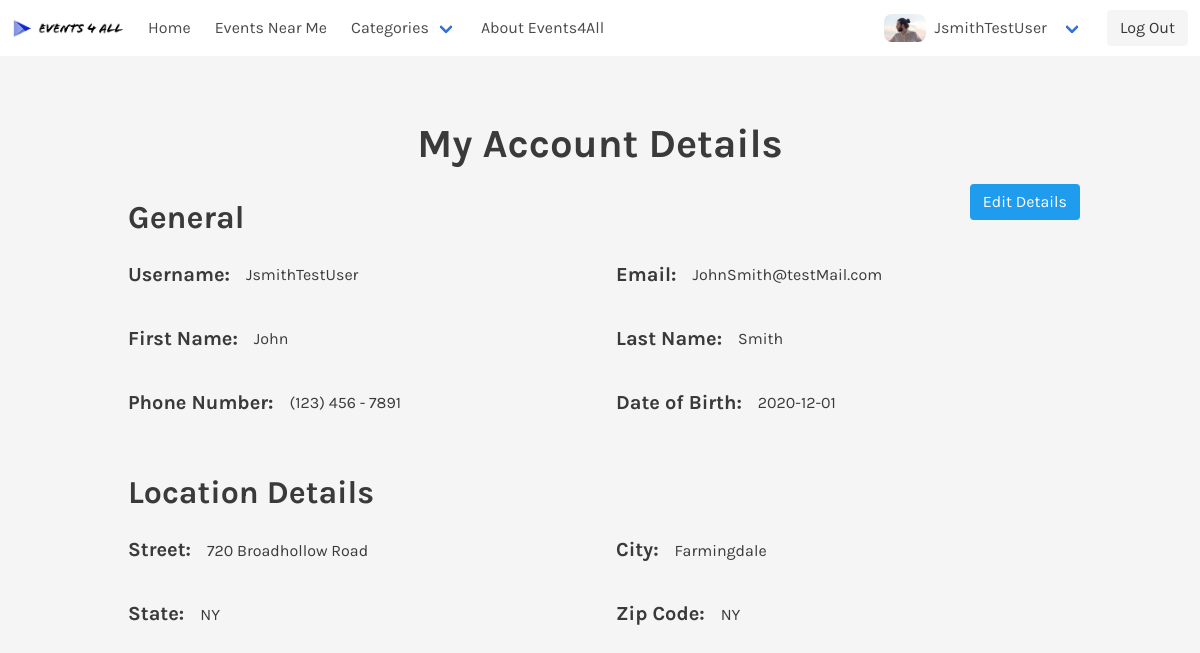
Screenshot of /myAccount.php (signed in) with the database file from the repository.
### tables this page shows
CREATE TABLE `UserProfile` (
  `profileID` int(11) NOT NULL,
  `userID` int(10) NOT NULL,
  `profileImg` varchar(255) DEFAULT NULL,
  `bio` text,
  `hobbies` text
);

CREATE TABLE `Users` (
  `userID` int(10) UNSIGNED NOT NULL,
  `email` varchar(255) NOT NULL,
  `userName` varchar(255) NOT NULL,
  `userPassword` varchar(255) NOT NULL,
  `firstName` varchar(50) DEFAULT NULL,
  `lastName` varchar(50) DEFAULT NULL,
  `street` varchar(255) DEFAULT NULL,
  `city` varchar(255) DEFAULT NULL,
  `USstate` varchar(255) DEFAULT NULL,
  `zip` int(5) DEFAULT NULL,
  `phone` char(10) DEFAULT NULL,
  `dateOfBirth` date NOT NULL
);

### myAccount.php (the view, shortened to what this page needs)
<!DOCTYPE html>
<html lang="en">
<head>
    <link rel="stylesheet" href="./css/bulma.min.css">
    <link rel="stylesheet" href="./css/style.css">
    <link href="https://unpkg.com/aos@2.3.1/dist/aos.css" rel="stylesheet">
    <link rel="stylesheet" href="https://use.fontawesome.com/releases/v5.8.1/css/all.css">
</head>
<body>
<?php require './navbar.php'; ?>
<?php
if (($loggedon) && ($userID !== NULL) && ($userName !== NULL)) {
    require './methods/databaseConnection.php';
    $query = "SELECT * FROM Users WHERE userName = '$userName'";
    $result = $mysqli->query($query);
    if ($result->num_rows > 0) {
       while($row = $result->fetch_assoc()) {
            $userName = $row["userName"];
            $email = $row["email"];
            $firstName = $row["firstName"];
            $lastName = $row["lastName"];
            $street = $row["street"];
            $city = $row["city"];
            $state = $row["USstate"];
            $phone = $row["phone"];
            $dob = $row["dateOfBirth"];
       }
            $areaCode = substr($phone, 0, 3);
            $localCode = substr($phone, 3, 3);
            $userCode = substr($phone, 6);
    echo "
    <section class='section'>
            <div class='container'>
                <h1 class='is-size-2 has-text-weight-bold has-text-centered'>My Account Details</h1>
                <a href='./editAccount.php' class='button is-info is-pulled-right is-size-6'>Edit Details</a>
                <h2 class='is-size-3 has-text-weight-bold'>General</h2>
                <ul class='dataSetGrid'>
                    <li class='dataSet'>
                        <h5 class='is-size-5 has-text-weight-bold'>Username:</h5>
                        <p class='is-size-6'>$userName</p>
                    </li>
                    <li class='dataSet'>
                        <h5 class='is-size-5 has-text-weight-bold'>Email:</h5>
                        <p class='is-size-6'>$email</p>
                    </li>
                    <li class='dataSet'>
                        <h5 class='is-size-5 has-text-weight-bold'>First Name:</h5>
                        <p class='is-size-6'>$firstName</p>
                    </li>
                    <li class='dataSet'>
                        <h5 class='is-size-5 has-text-weight-bold'>Last Name:</h5>
                        <p class='is-size-6'>$lastName</p>
                    </li>
                    <li class='dataSet'>
                        <h5 class='is-size-5 has-text-weight-bold'>Phone Number:</h5>
                        <p class='is-size-6'>($areaCode) $localCode - $userCode</p>
                    </li>
                    <li class='dataSet'>
                        <h5 class='is-size-5 has-text-weight-bold'>Date of Birth:</h5>
                        <p class='is-size-6'>$dob</p>
                    </li>
                </ul>
                <h2 class='is-size-3 has-text-weight-bold'>Location Details</h2>
                <ul class='dataSetGrid'>
                    <li class='dataSet'>
                        <h5 class='is-size-5 has-text-weight-bold'>Street:</h5>
                        <p class='is-size-6'>$street</p>
                    </li>
                    <li class='dataSet'>
                        <h5 class='is-size-5 has-text-weight-bold'>City:</h5>
                        <p class='is-size-6'>$city</p>
                    </li>
                    <li class='dataSet'>
                        <h5 class='is-size-5 has-text-weight-bold'>State:</h5>
                        <p class='is-size-6'>$state</p>
                    </li>
                    <li class='dataSet'>
                        <h5 class='is-size-5 has-text-weight-bold'>Zip Code:</h5>
                        <p class='is-size-6'>$state</p>
                    </li>
                </ul>
            </div>
        </section>
     ";
}
 else {
     echo "<p class='is-size-4 has-text-centered'>Something went wrong... Please refresh the page to try again</p>";
 }
}
?>
</body>
</html>

### navbar.php (shortened to what this page needs)
<?php
if (isset($_SESSION['loggedon'])) {
	$loggedon = $_SESSION['loggedon'];
}
else {
	$loggedon = FALSE;
}
if (isset($_SESSION['userID'])) {
    $userID = $_SESSION['userID'];
}
else {
	$userID = NULL;
}
if (isset($_SESSION['userName'])) {
    $userName = $_SESSION['userName'];
}
else {
	$userName = NULL;
}
if (($loggedon) && ($userName != NULL) && ($userID != NULL)){
  require './methods/databaseConnection.php';
$query = "SELECT profileImg FROM UserProfile WHERE  userID = '$userID'";
                    $result = $mysqli->query($query);
                    if ($result->num_rows > 0) {
                        while($row = $result->fetch_assoc()) {
                            $userImg = $row["profileImg"];
                        }
                    }
}
?>
    <nav class="navbar" role="navigation" aria-label="main navigation">
        <div class="navbar-brand" style="padding-top: 0; padding-bottom: 0;">
            <a class="navbar-item" style="padding-top: 0; padding-bottom: 0;" href="https://events-4all.com">
                <img src="./images/LogoDark.PNG" alt="Events-4-All" width="112" height="28">
            </a>
        </div>
        <div id="navbarBasicExample" class="navbar-menu">
            <div class="navbar-start">
            <?php
		            if ($loggedon) {
                        echo "<a class='navbar-item' href='./home.php'>Home</a>";
		            }
		            else{
                        echo "<a class='navbar-item' href='./index.php'>Home</a>";
                    }
		        ?>
                <a class="navbar-item" href="./events.php">Events Near Me</a>
                <div class="navbar-item has-dropdown is-hoverable">
                    <a class="navbar-link">Categories</a>
                </div>
                <a href="./aboutUs.php" class="navbar-item">About Events4All</a>
            </div>
            <div class="navbar-end">
           <?php if ($loggedon) {  echo "<div class='navbar-item has-dropdown is-hoverable'>
                        <a class='navbar-link'>";
                        if ($userImg) {
                           echo "<img src='./images/$userName/$userImg' class='navBarProfilePicture' alt='User Profile Picture'>";
                        }
                        else{
                            echo "<img src='./images/ProfilePhotoWithLogo.png' class='navBarProfilePicture' alt='User Profile Picture'>";
                        }
                        echo "<h3 class='is-size-6'>$userName</h3>
                        </a>
                        <div class='navbar-dropdown'>
                            <a class='navbar-item' href='./myProfile.php'>My Profile</a>
                            <a class='navbar-item' href='./myAccount.php'>My Account</a>
                            <a class='navbar-item' href='./friends.php'>Friends</a>
                            <a class='navbar-item' href='./messages.php'>Messages</a>
                            <a class='navbar-item' href='./myEvents.php'>My Events</a>
                        </div>
                    </div> ";} ?>
                    <div class="navbar-item">
                        <div class="buttons">
                        <?php
		                    if ($loggedon) {
                                echo "<a class='button is-light' href='./methods/logOut.php'>Log Out</a>";
		                    }
		                    else{
                                echo "<a class='button is-info' href='./createAccount.php'><strong>Sign up</strong></a>";
                                echo "<a class='button is-light' href='./login.php'>Log in</a>";
                            }
		                ?>
                        </div>
                    </div>
                </div>
            </div>
    </nav>

### css/style.css (style rules this page uses)
* { padding: 0; margin: 0; -webkit-box-sizing: border-box; box-sizing: border-box; }
body { font-family: 'Karla', sans-serif; background-color: #f5f5f5; color: #3A3A3A; overflow-x: hidden; overflow: hidden; -webkit-transition: all .5s; transition: all .5s; line-height: 1.6; }
a, a:visited, a:hover, a:active { text-decoration: none; cursor: pointer; }
h1, h2, h3, h4, h5, h6, p { padding: .5rem; }
.navBarProfilePicture { border-radius: 50%; }
.navBarProfilePicture { border-radius: 8px !important; }
.dataSet { display: -webkit-box; display: -ms-flexbox; display: flex; -webkit-box-align: center; -ms-flex-align: center; align-items: center; }
.dataSetGrid { display: -ms-grid; display: grid; -ms-grid-columns: (minmax(400px, 1fr))[auto-fill]; grid-template-columns: repeat(auto-fill, minmax(400px, 1fr)); grid-gap: 1rem; margin-bottom: 2rem; }

### rows the page displays
userprofile: profileImg (picture)
users: userName "JsmithTestUser", email "JohnSmith@testMail.com", firstName "John", lastName "Smith", phone "123", phone "456", phone "7891", dateOfBirth "2020-12-01", street "720 Broadhollow Road", city "Farmingdale", USstate "NY"

### other values shown
$userName "JsmithTestUser"
